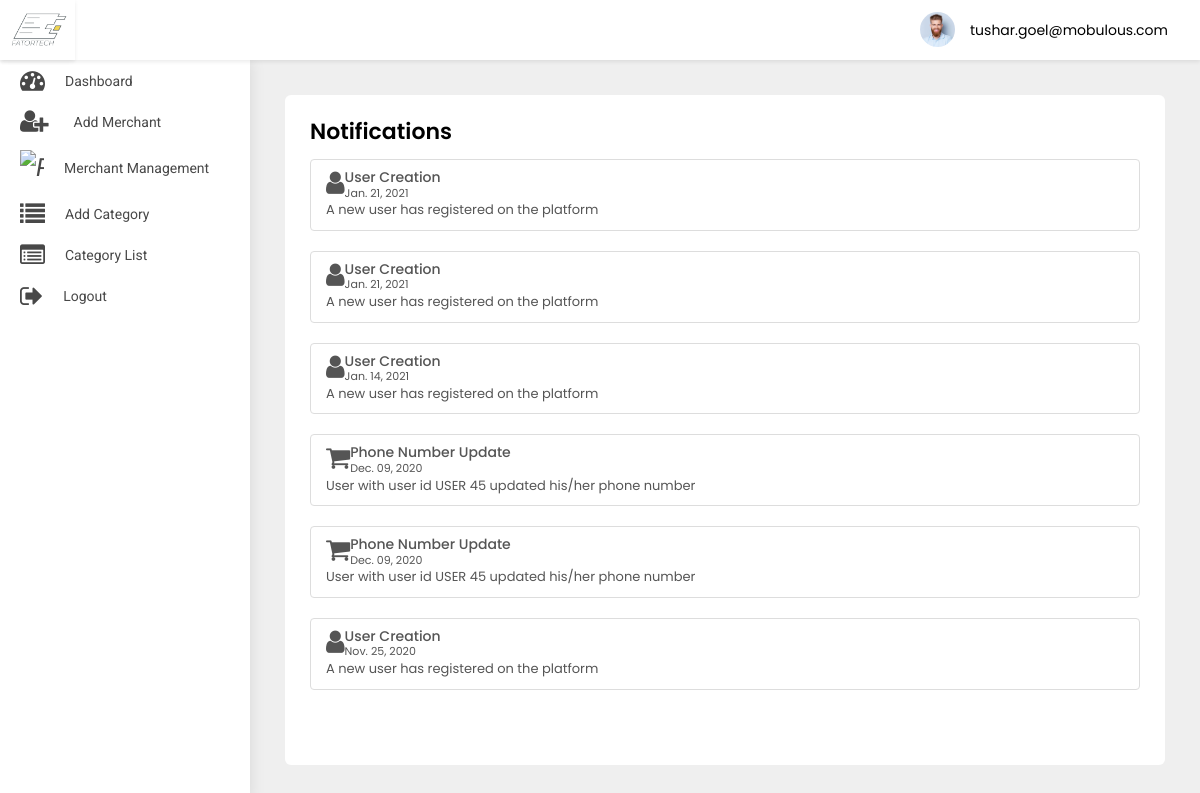
Screenshot of /adminpanel/notification/ (signed in) with the database file from the repository.
### src/models.py (models this page shows)
class User(AbstractBaseUser, PermissionsMixin):
    first_name = models.CharField(default='first name', max_length=100)
    last_name = models.CharField(default='', max_length=100, null=True, blank=True)
    email = models.CharField(default='', max_length=255, unique=True)
    country_code = models.CharField(default='+91', max_length=10)
    phone_number = models.CharField(default='', max_length=18)
    profile_pic = models.ImageField(default='default_profile.png', null=True, blank=True)
    device_token = models.CharField(default='', max_length=500, null=True, blank=True)
    password = models.CharField(default='', max_length=100)
    confirm_password = models.CharField(default='', max_length=100)
    is_merchant = models.BooleanField(default=False)
    is_subadmin = models.BooleanField(default=False)
    created_at = models.DateTimeField(auto_now_add=True)
    is_active = models.BooleanField(default=True)
    is_staff = models.BooleanField(default=False)
    can_manage_merchant = models.BooleanField(default=False)
    can_manage_category = models.BooleanField(default=False)
    can_manage_branch = models.BooleanField(default=False)
    can_manage_receipts = models.BooleanField(default=False)
    can_manage_dashboard = models.BooleanField(default=False)
    objects = UserManager()
    USERNAME_FIELD = 'email'
    class Meta:
        ordering = ('-created_at',)

class UserNotification(models.Model):
    to = models.ForeignKey(User, on_delete=models.CASCADE)
    title = models.CharField(default='title', max_length=200)
    title_in_arabic = models.CharField(default='title', max_length=200)
    body = models.CharField(default='body', max_length=200)
    body_in_arabic = models.CharField(default='body', max_length=200)
    read = models.BooleanField(default=False)
    created_at = models.DateTimeField(auto_now_add=True)
    class Meta:
        ordering = ('-created_at',)

### adminpanel/views.py (the view)
# urls.py: path('notification/', NotificationView.as_view(), name='notification'),
class NotificationView(ListView):
    model = UserNotification
    template_name = 'notification.html'

### adminpanel/templates/notification.html (shortened to what this page needs)
{% extends 'base-ereceipt.html' %}
{% block body %}
<div class="WrapperArea">
    <div class="WrapperBox">
        <div class="Small-Wrapper">
            <h4 class="Title">Notifications</h4>
            <div class="NotificationList">
                {% for object in object_list %}
                {% if object.to.is_superuser %}
                <div class="list-group">
                    <a class="list-group-item list-group-item-action flex-column align-items-start">
                        {% if object.title == 'User Creation' %}
                        <figure class="pull-left"><i class="fa  fa-user fa-2x" aria-hidden="true"></i></figure>
                        {% elif object.title == 'Password Changed' %}
                        <figure class="pull-left"><i class="fa  fa-lock fa-2x" aria-hidden="true"></i></figure>
                        {% elif object.title == 'Phone number Update' %}
                        <figure class="pull-left"><i class="fa  fa-phone fa-2x" aria-hidden="true"></i></figure>
                        {% elif object.title == 'Profile Update' %}
                        <figure class="pull-left"><i class="fa  fa-user fa-2x" aria-hidden="true"></i></figure>
                        {% else %}
                        <figure class="pull-left ml-5"><i class="fa  fa-shopping-cart fa-2x" aria-hidden="true"></i>
                        </figure>
                        {% endif %}
                        <div class="msg-right">
                            <div class="d-flex w-100 justify-content-between">
                                <h5 class="mb-1">{{object.title}}</h5>
                                <small>{{object.created_at|date:'M. d, Y'}}</small>
                            </div>
                            <p class="mb-1"> {{object.body}}</p>
                        </div>
                    </a>
                </div>
                {% endif %}
                {% endfor %}
            </div>
        </div>
    </div>
</div>
{% endblock body %}

### adminpanel/templates/base-ereceipt.html (shortened to what this page needs)
{% load static %}
<head>
    <link rel="stylesheet" type="text/css" href="{% static 'adminpanel/css/select2.min.min.css' %}">
    <link type="text/css" rel="stylesheet" href="{% static 'adminpanel/css/style.css' %}">
    <link rel="stylesheet" href="{% static 'adminpanel/css/media.css' %}">
</head>
<body>
<div class="Header">
    <div class="Logo">
        <img src="{% static 'adminpanel/images/logo.jpg' %}">
    </div>
    <div class="Navigation">
        {% if user.is_authenticated %}
        <div class="Avater">
            <a href="javascript:void(0);">
                <figure><img src="{% static 'adminpanel/images/profile.jpg' %}"></figure>
                {{user}} </a>
        </div>
        {% endif %}
    </div>
</div>
<div class="SidenavBar">
    <ul>
        {% if user.is_superuser %}
        <li class="nav-item nav-link {% if request.resolver_match.view_name  == 'adminpanel:dashboard' %}active{% endif %}">
            <a href="{% url 'adminpanel:dashboard'  %}">
                <span><i class="fa fa-tachometer"></i></span> Dashboard
            </a>
        </li>
        <li class="nav-item nav-link {% if request.resolver_match.view_name  == 'adminpanel:users-list' %}active{% endif %}">
            <a href="{% url 'adminpanel:users-list' %}">
                <span><i class="fa fa-user"></i></span> User Management
            </a>
        </li>
        <li class="nav-item nav-link {% if request.resolver_match.view_name  == 'adminpanel:category' %}active{% endif %}">
            <a href="{% url 'adminpanel:category' %}">
                <span><i class="fa fa-list"></i></span> Add Category
            </a>
        </li>
        <li class="nav-item nav-link {% if request.resolver_match.view_name  == 'adminpanel:category-list' %}active{% endif %}">
            <a href="{% url 'adminpanel:category-list' %}">
                <span><i class="fa fa-list-alt"></i></span>Category List
            </a>
        </li>
        <li class="nav-item nav-link {% if request.resolver_match.view_name  == 'adminpanel:add-merchant' %}active{% endif %}">
            <a href="{% url 'adminpanel:add-merchant' %}">
                <span><i class="fa fa-user-plus"></i></span> Add Merchant
            </a>
        </li>
        <li class="nav-item nav-link {% if request.resolver_match.view_name  == 'adminpanel:add-sub-admin' %}active{% endif %}">
            <a href="{% url 'adminpanel:add-sub-admin' %}">
                <span><i class="fa fa-user-plus"></i></span> Add Sub Admin
            </a>
        </li>
        <li class="nav-item nav-link {% if request.resolver_match.view_name  == 'adminpanel:add-branch' %}active{% endif %}">
            <a href="{% url 'adminpanel:add-branch' %}">
                <span><i class="fa fa-building-o"></i></span> Add Branch
            </a>
        </li>
        <li class="nav-item nav-link {% if request.resolver_match.view_name  == 'adminpanel:branch-list' %}active{% endif %}">
            <a href="{% url 'adminpanel:branch-list' %}">
                <span><i class="fa fa-building"></i></span>Branch List
            </a>
        </li>
        <li class="nav-item nav-link {% if request.resolver_match.view_name  == 'adminpanel:banner-list' %}active{% endif %}">
            <a href="{% url 'adminpanel:banner-list' %}">
                <span><i class="fa fa-image"></i></span>Banner List
            </a>
        </li>
        <li class="nav-item nav-link {% if request.resolver_match.view_name  == 'adminpanel:sub-admin-list' %}active{% endif %}">
            <a href="{% url 'adminpanel:sub-admin-list' %}">
                <span><i class="fa fa-users"></i></span>Sub Admin Management
            </a>
        </li>
        <li class="nav-item nav-link {% if request.resolver_match.view_name  == 'adminpanel:merchant-list' %}active{% endif %}">
            <a href="{% url 'adminpanel:merchant-list' %}">
                <span><i class="faImg"><img src="{% static 'adminpanel/images/profession.svg' %}" alt="paid"
                                            class="img-fluid"></i></span>
                <p>Merchant Management</p>
            </a>
        </li>
        <li class="nav-item nav-link {% if request.resolver_match.view_name  == 'adminpanel:receipt-list' %}active{% endif %}">
            <a href="{% url 'adminpanel:receipt-list' %}">
                <span><i class="faImg"><img src="{% static 'adminpanel/images/transaction.svg' %}" alt="paid"
                                            class="img-fluid"></i></span>
                <p>Receipts Management</p>
            </a>
        </li>
        <li class="nav-item nav-link {% if request.resolver_match.view_name  == 'adminpanel:reports' %}active{% endif %}">
            <a href="{% url 'adminpanel:reports' %}">
                <span><i class="fa fa-flag-o"></i></span>
                <p>Reports Management </p>
            </a>
        </li>
        <li class="nav-item nav-link {% if request.resolver_match.view_name  == 'adminpanel:send-notification' %}active{% endif %}">
            <a href="{% url 'adminpanel:send-notification' %}">
                <span><i class="fa fa-bell"></i></span>
                <p>Push Notification</p>
            </a>
        </li>
        <li class="nav-item nav-link {% if request.resolver_match.view_name  == 'adminpanel:static-content' %}active{% endif %}">
            <a href="{% url 'adminpanel:static-content' %}">
                <span><i class="fa fa-font"></i></span>
                <p>Static content Management</p>
            </a>
        </li>
        <li class="nav-item nav-link {% if request.resolver_match.view_name  == 'logout' %}active{% endif %}">
            <a href="{% url 'logout' %}">
                <span><i class="fa fa-sign-out"></i></span>
                <p>Logout</p>
            </a>
        </li>
        {% else %}
        <li class="nav-item nav-link {% if request.resolver_match.view_name  == 'adminpanel:dashboard' %}active{% endif %}">
            <a href="{% url 'adminpanel:dashboard'  %}">
                <span><i class="fa fa-tachometer"></i></span> Dashboard
            </a>
        </li>
        {% if user.is_authenticated and user.is_subadmin and user.can_manage_merchant %}
        <li class="nav-item nav-link {% if request.resolver_match.view_name  == 'adminpanel:add-merchant' %}active{% endif %}">
            <a href="{% url 'adminpanel:add-merchant' %}">
                <span><i class="fa fa-user-plus"></i></span> Add Merchant
            </a>
        </li>
        <li class="nav-item nav-link {% if request.resolver_match.view_name  == 'adminpanel:merchant-list' %}active{% endif %}">
            <a href="{% url 'adminpanel:merchant-list' %}">
                <span><i class="faImg"><img src="{% static 'adminpanel/images/profession.svg' %}" alt="paid"
                                            class="img-fluid"></i></span>
                <p>Merchant Management</p>
            </a>
        </li>
        {% endif %}
        {% if user.is_authenticated and user.is_subadmin and user.can_manage_category %}
        <li class="nav-item nav-link {% if request.resolver_match.view_name  == 'adminpanel:category' %}active{% endif %}">
            <a href="{% url 'adminpanel:category' %}">
                <span><i class="fa fa-list"></i></span> Add Category
            </a>
        </li>
        <li class="nav-item nav-link {% if request.resolver_match.view_name  == 'adminpanel:category-list' %}active{% endif %}">
            <a href="{% url 'adminpanel:category-list' %}">
                <span><i class="fa fa-list-alt"></i></span>Category List
            </a>
        </li>
        {% endif %}
        <li class="nav-item nav-link {% if request.resolver_match.view_name  == 'logout' %}active{% endif %}">
            <a href="{% url 'logout' %}">
                <span><i class="fa fa-sign-out"></i></span>
                <p>Logout</p>
            </a>
        </li>
        {% endif %}
    </ul>
</div>
{% block body %}
{% endblock body %}
</body>
</html>

### static/adminpanel/css/style.css (style rules this page uses)
body { margin: 0; padding: 0; font-family: 'Poppins', sans-serif !important; font-size: 13px; color: #3a3a3a; font-weight: 400; }
* { margin: 0px; padding: 0px; }
header, footer, aside, article, section, detail, nav, figure { position: relative; }
h1, h2, h3, h4, h5, h6, p { margin: 0; padding: 0; }
ul, li, ol { list-style-type: none; margin: 0; padding: 0; }
a { text-decoration: none; outline: none; }
img { border: 0; outline: none; max-width: 100%; }
p { margin: 0; padding: 0; }
.Header { box-shadow: 0 2px 4px rgba(0, 0, 0, .08); -webkit-box-shadow: 0 2px 4px rgba(0, 0, 0, .08); position: fixed; width: 100%; left: 0; top: 0; background-color: #fff; z-index: 99 }
.Header .Logo { width: 75px; text-align: center; padding: 5px 0; float: left; height: 60px; box-shadow: 0 2px 4px rgba(0, 0, 0, .08); }
.Header .Logo img { height: 100%; width: 100%; object-fit: cover; }
.Header .Navigation { transition: all 0.2s ease; margin-left: 235px; padding: 7px 3.2rem; width: calc(100% - 235px); text-align: right; height: 60px }
.Header .Navigation .Avater { margin: 5px 0 5px 30px; position: relative; display: inline-block }
.Header .Navigation .Avater a { display: flex; align-items: center; font-size: 14px; color: #000 }
.Header .Navigation .Avater a figure { width: 35px; border-radius: 50%; margin: 0 15px 0 0; overflow: hidden }
.SidenavBar { height: calc(100% - 60px); position: fixed; width: 250px; top: 60px; padding: 0; overflow: auto; box-shadow: 0 0 15px rgba(0, 0, 0, .1); background-color: #fff; z-index: 2; transition: 0.2s all ease-in-out; }
.SidenavBar ul { margin: 0 }
.SidenavBar ul li { margin: 0 }
.SidenavBar ul li a { display: flex; cursor: pointer; padding: 8px 20px 8px 20px; transition: 0.2s all ease-in-out; color: #484848; font-family: "Roboto"; font-size: 14px; text-transform: capitalize; position: relative; align-items: center; overflow: hidden; white-space: nowrap; }
.SidenavBar ul li a span { font-size: 25px; margin-right: 20px; }
.SidenavBar ul li:nth-child(2) a span { margin-right: 25px; }
.WrapperArea { margin-left: 250px; flex: 1 1 auto; display: flex; flex-direction: column; margin-top: 60px; transition: 0.2s all ease-in-out; background-color: #efefef; }
.WrapperArea .WrapperBox { padding: 35px; background-color: #efefef; min-height: calc(100vh - 60px) }
.Small-Wrapper { background-color: #fff; padding: 25px; border-radius: 6px; height: 100%; min-height: calc(100vh - 130px); }
h4.Title { margin: 0 0 15px; font-weight: 600; color: #000; text-transform: capitalize; font-size: 22px }
.faImg { width: 24px !important; display: block; }

### rows the page displays
User: email "tushar.goel@mobulous.com"
UserNotification: title "User Creation", created_at "Jan. 21, 2021", body "A new user has registered on the platform"
UserNotification: title "User Creation", created_at "Jan. 21, 2021", body "A new user has registered on the platform"
UserNotification: title "User Creation", created_at "Jan. 14, 2021", body "A new user has registered on the platform"
UserNotification: title "Phone Number Update", created_at "Dec. 09, 2020", body "User with user id USER 45 updated his/her phone number"
UserNotification: title "Phone Number Update", created_at "Dec. 09, 2020", body "User with user id USER 45 updated his/her phone number"
UserNotification: title "User Creation", created_at "Nov. 25, 2020", body "A new user has registered on the platform"
